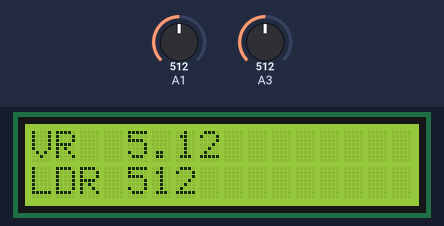
A sketch run on a simulated Arduino Uno, built with avr-gcc and run on an emulated ATmega328P. Parts: 16×2 character LCD. Inputs (shaded band) come from the test bench; at power-on: A3 = 512, A1 = 512. What the sketch prints to the serial monitor is not drawn.

Above: at 1.2 s.
1.3 s: A3 set to 716
At 1.9 s:
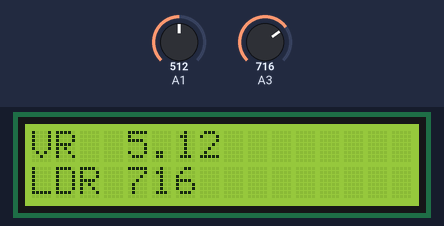
2.8 s: A1 set to 716
At 4.0 s:
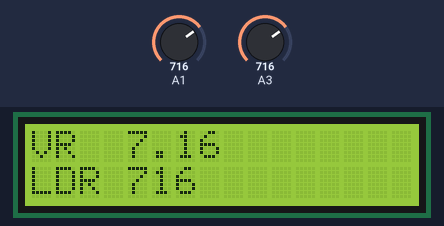
4.3 s: A3 set to 900
At 5.4 s:
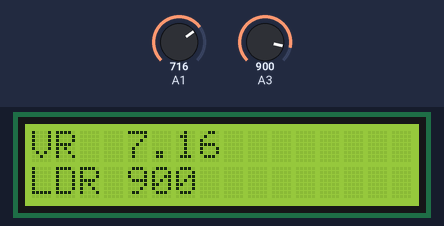
5.8 s: A1 set to 900
At 6.5 s:
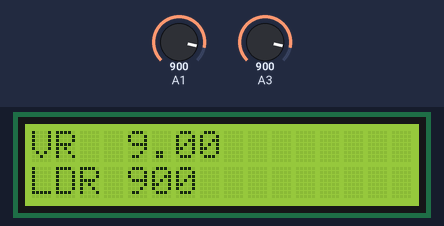
7.3 s: A3 set to 1010
At 7.8 s:
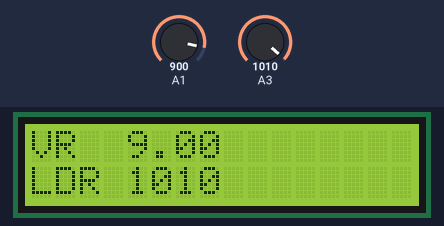
8.8 s: A1 set to 1010
At 10.0 s:
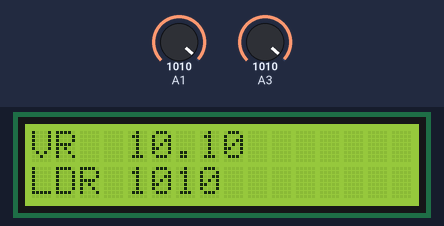
Timing chart, 0 to 11.3 s (numbered marks = the images above; inputs shaded):
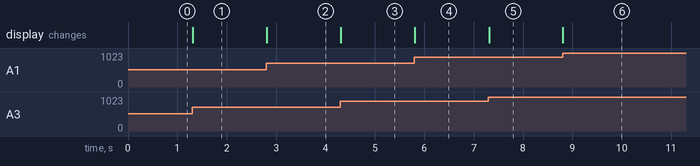

Measured:
- after the input at 1.3 s, the display: changes at once (image 1)
- after the input at 2.8 s, the display: changes at once (image 2)
- after the input at 4.3 s, the display: changes at once (image 3)
- after the input at 5.8 s, the display: changes at once (image 4)
- after the input at 7.3 s, the display: changes at once (image 5)
- after the input at 8.8 s, the display: changes at once (image 6)

The sketch:

9.3.ino
```cpp
#include <LiquidCrystal.h>
LiquidCrystal lcd(12,11,5,4,3,2);

void setup() {
  // put your setup code here, to run once:
  pinMode(A1,INPUT);
  pinMode(A3,INPUT);
  Serial.begin(9600);
  lcd.begin(16,2);
}

void loop() {
  // put your main code here, to run repeatedly:
  float VR = analogRead(A1);
  int LDR = analogRead(A3);
  Serial.println(LDR);
  lcd.setCursor(0,0);
  lcd.print("VR ");
  lcd.setCursor(4,0);
  lcd.print(VR/100);
  lcd.setCursor(0,1);
  lcd.print("LDR ");
  lcd.setCursor(4,1);
  lcd.print(LDR);
  if(VR<1000){
  	lcd.setCursor(8,0);
  	lcd.print(" ");}
  if(LDR<100){
  	lcd.setCursor(6,1);
    lcd.print(" ");}
  if(LDR<10){
  	lcd.setCursor(5,1);
    lcd.print("  ");}
}
```
